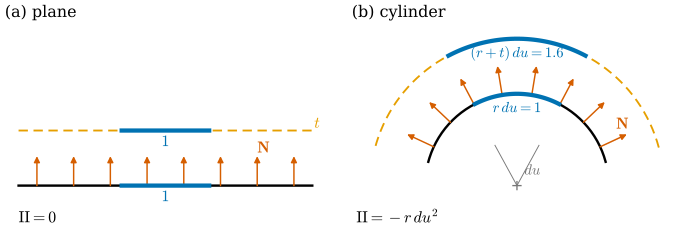

This chart was generated by the following Python code:
"""Figure 39.5.1: the second fundamental form is the rate of change of the first under normal offsets.

Cross-sections perpendicular to the rulings. (a) the plane (y = 0 line), unit normal N = e_y, offset by t = 0.6:
a piece of length 1 stays of length 1 (II = 0). (b) the cylinder of radius r = 1 (unit circle), outward N,
offset by t = 0.6 (circle of radius 1.6): the piece with du = 1 has length r du = 1 before and (r + t) du = 1.6
after, so I_t(d_u, d_u) = (r + t)^2 = r^2 - 2 t II + t^2 III with II = -r, III = 1 (Proposition 39.5.1).
Both surfaces have the same first fundamental form r^2 du^2 + dv^2 in the coordinates (u, v) (Example 39.5.2).

Run: PYTHONPATH=tools python3 chapters/39-surface-curvature/figures/fig-39-5-1-offset-forms.py
"""
import numpy as np

import dgfig
dgfig.setup()
import matplotlib.pyplot as plt  # noqa: E402

C = dgfig.COLORS
T = 0.6
r = 1.0
# self-check of I_t = I - 2 t II + t^2 III on the cylinder: (r + t)^2 = r^2 - 2 t (-r) + t^2 * 1
assert abs((r + T) ** 2 - (r ** 2 - 2 * T * (-r) + T ** 2)) < 1e-15

fig, axes = plt.subplots(1, 2, figsize=(7.2, 3.3))
ax = axes[0]
ax.plot([-1.6, 1.6], [0, 0], color=C["main"], lw=dgfig.LW["main"])
ax.plot([-1.6, 1.6], [T, T], color=C["accent"], lw=1.4, ls=(0, (5, 3)))
for x in np.linspace(-1.4, 1.4, 8):
    ax.annotate("", xy=(x, 0.32), xytext=(x, 0), arrowprops=dict(arrowstyle="-|>", color=C["normal"], lw=1.1,
                                                              mutation_scale=9, shrinkA=0, shrinkB=0))
for y, lab in ((0.0, r"$1$"), (T, r"$1$")):
    ax.plot([-0.5, 0.5], [y, y], color=C["tangent"], lw=3.2, solid_capstyle="butt", zorder=5)
    ax.text(0, y - 0.17, lab, ha="center", fontsize=12, color=C["tangent"])
ax.text(1.0, 0.36, r"$\mathbf{N}$", color=C["normal"], fontsize=12)
ax.text(1.62, T + 0.03, r"$t$", fontsize=12, color=C["accent"])
ax.text(-1.6, -0.4, r"$\mathrm{II} = 0$", fontsize=12)
dgfig.schematic_axes(ax, (-1.75, 1.85), (-0.5, 1.75))
ax.set_title("(a) plane", loc="left", fontsize=12)

ax = axes[1]
ph = np.linspace(np.radians(15), np.radians(165), 300)
ax.plot(r * np.cos(ph), r * np.sin(ph), color=C["main"], lw=dgfig.LW["main"])
ax.plot((r + T) * np.cos(ph), (r + T) * np.sin(ph), color=C["accent"], lw=1.4, ls=(0, (5, 3)))
for a in np.linspace(np.radians(25), np.radians(155), 8):
    p = np.array([np.cos(a), np.sin(a)])
    ax.annotate("", xy=p * (r + 0.32), xytext=p * r, arrowprops=dict(arrowstyle="-|>", color=C["normal"], lw=1.1,
                                                                    mutation_scale=9, shrinkA=0, shrinkB=0))
pc = np.linspace(np.pi / 2 - 0.5, np.pi / 2 + 0.5, 50)
for R_, lab in ((r, r"$r\,du = 1$"), (r + T, r"$(r + t)\,du = 1.6$")):
    ax.plot(R_ * np.cos(pc), R_ * np.sin(pc), color=C["tangent"], lw=3.2, solid_capstyle="butt", zorder=5)
    ax.text(0, R_ - 0.2, lab, ha="center", fontsize=11, color=C["tangent"])
ax.plot([0, 0.5 * np.cos(np.pi / 2 - 0.5)], [0, 0.5 * np.sin(np.pi / 2 - 0.5)], color=C["aux"], lw=0.7)
ax.plot([0, 0.5 * np.cos(np.pi / 2 + 0.5)], [0, 0.5 * np.sin(np.pi / 2 + 0.5)], color=C["aux"], lw=0.7)
ax.plot(0, 0, "+", color=C["aux"], ms=7)
ax.text(0.08, 0.12, r"$du$", fontsize=11, color=C["aux"])
ax.text(1.08, 0.62, r"$\mathbf{N}$", color=C["normal"], fontsize=12)
ax.text(-1.75, -0.4, r"$\mathrm{II} = -r\,du^2$", fontsize=12)
dgfig.schematic_axes(ax, (-1.8, 1.8), (-0.5, 1.75))
ax.set_title("(b) cylinder", loc="left", fontsize=12)
fig.subplots_adjust(left=0.01, right=0.99, bottom=0.02, top=0.92, wspace=0.05)
dgfig.save(fig, __file__)
